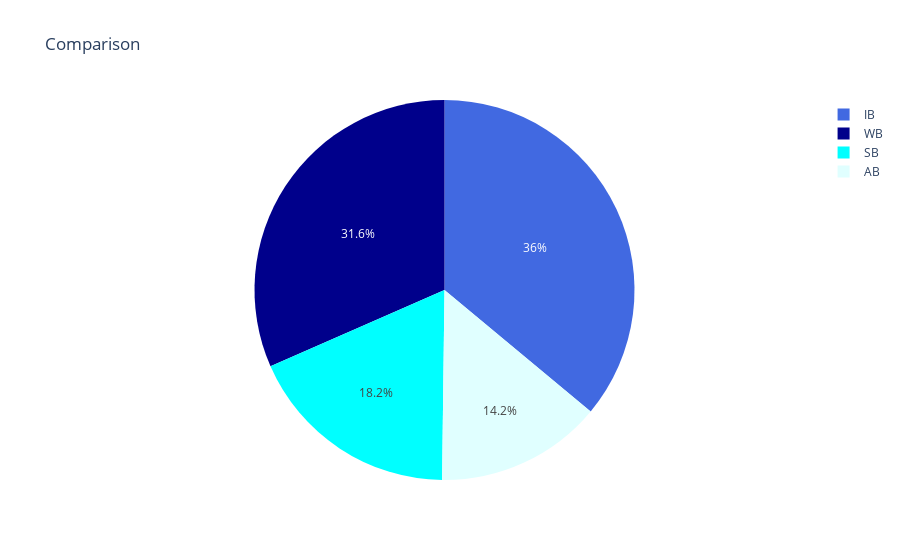

Source (notebook cell):
### Markdown cell above
# 4. plotly1

### Code cell
import plotly.express as px

av =pd.Series(weight,labels)
av = pd.DataFrame(av,columns=['Weight'])
av.index.name = 'labels'
av.reset_index(inplace=True)
av

fig = px.pie(av,values='Weight',
             names = av['labels'],
             color= av['labels'],
              color_discrete_map = {'AB':'lightcyan',
                                     'SB':'cyan',
                                     'IB':'royalblue',
                                     'WB':'darkblue'
                                    },
             title='Comparison'
            )
fig.show(loc='left')

### Figure 1 — Plotly figure (JSON) as saved in the notebook; plotly's stock layout.template omitted (floating-point values rounded to 4 significant figures)
{"data": [{"customdata": [["AB"], ["WB"], ["SB"], ["IB"]], "domain": {"x": [0, 1], "y": [0, 1]}, "hovertemplate": "labels=%{customdata[0]}<br>Weight=%{value}<extra></extra>", "labels": ["AB", "WB", "SB", "IB"], "legendgroup": "", "marker": {"colors": ["lightcyan", "darkblue", "cyan", "royalblue"]}, "name": "", "showlegend": true, "type": "pie", "values": [35, 78, 45, 89]}], "layout": {"legend": {"tracegroupgap": 0}, "title": {"text": "Comparison"}}}
